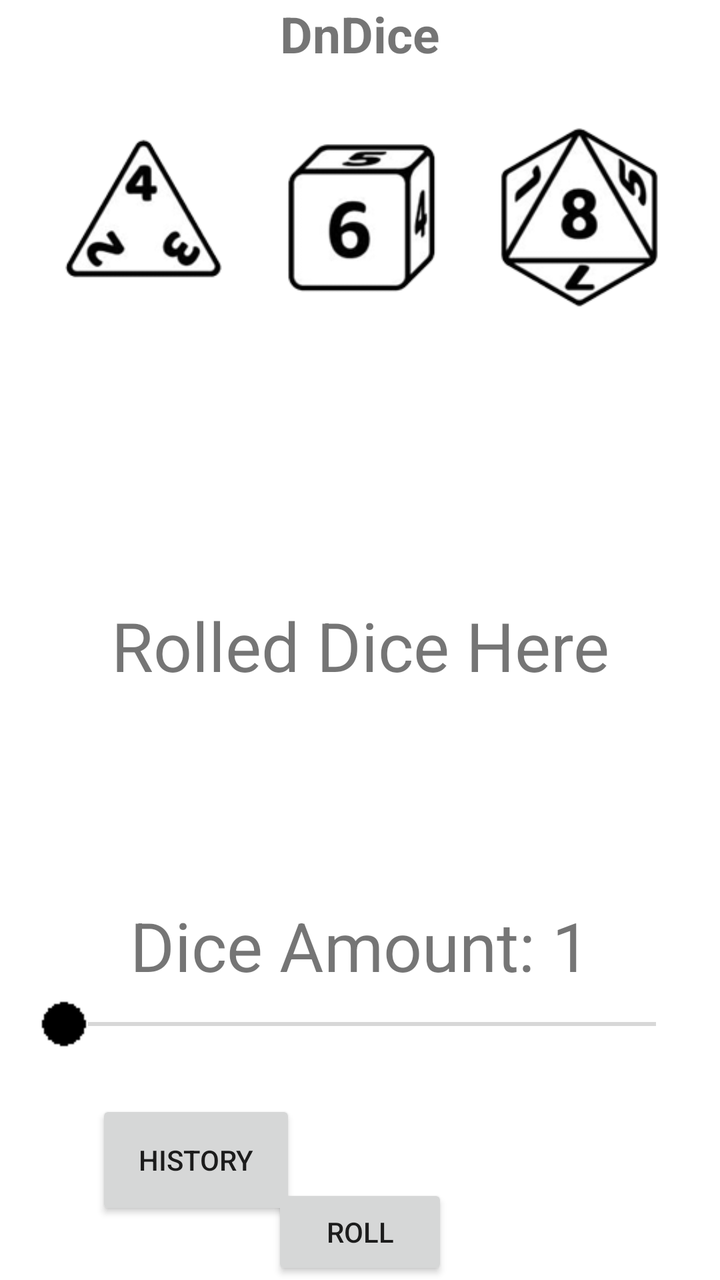
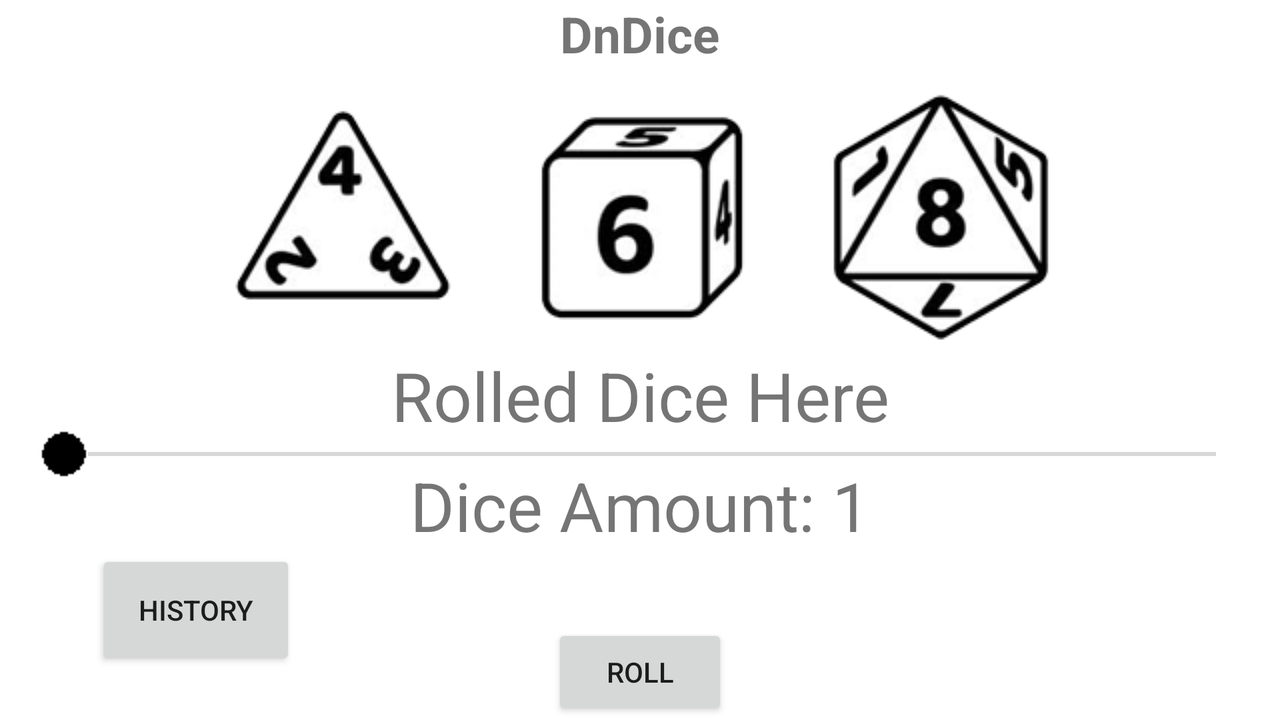

The same Android screen from two of the app's own layout files: first res/layout/ as a phone draws it, then the author's variant for another configuration, drawn on a device whose configuration selects that folder. Both files follow.
<!-- AndroidManifest.xml: application theme Theme.DnDice -->
<!-- res/layout/activity_main.xml -->
<?xml version="1.0" encoding="utf-8"?>
<RelativeLayout xmlns:android="http://schemas.android.com/apk/res/android"
    xmlns:app="http://schemas.android.com/apk/res-auto"
    xmlns:tools="http://schemas.android.com/tools"
    android:layout_width="match_parent"
    android:layout_height="match_parent"
    android:paddingLeft="16dp"
    android:paddingRight="16dp"
    tools:context=".MainActivity">

    <TextView
        android:id="@+id/tvHeader"
        android:layout_width="wrap_content"
        android:layout_height="wrap_content"
        android:layout_alignParentTop="true"
        android:layout_centerHorizontal="true"
        android:text="DnDice"
        android:textSize="25dp"
        android:textStyle="bold" />

    <LinearLayout
        android:id="@+id/layoutDices"
        android:layout_width="wrap_content"
        android:layout_height="wrap_content"
        android:layout_below="@+id/tvHeader"
        android:layout_centerHorizontal="true"
        android:background="@color/board"
        android:orientation="horizontal">

        <ImageView
            android:id="@+id/iwTetra"
            android:layout_width="wrap_content"
            android:layout_height="wrap_content"
            android:layout_weight="1"
            android:background="#FFFFFF"
            app:srcCompat="@drawable/tetrahedron" />

        <ImageView
            android:id="@+id/iwCube"
            android:layout_width="wrap_content"
            android:layout_height="match_parent"
            android:layout_weight="1"
            android:background="@color/white"
            app:srcCompat="@drawable/cube" />

        <ImageView
            android:id="@+id/iwOcta"
            android:layout_width="wrap_content"
            android:layout_height="wrap_content"
            android:layout_weight="1"
            android:background="#FFFFFF"
            app:srcCompat="@drawable/octahedron" />
    </LinearLayout>

    <LinearLayout
        android:layout_width="match_parent"
        android:layout_height="wrap_content"
        android:layout_centerHorizontal="true"
        android:layout_marginTop="300dp"
        android:orientation="vertical">

        <TextView
            android:id="@+id/twRolledDice"
            android:layout_width="match_parent"
            android:layout_height="wrap_content"
            android:layout_centerHorizontal="true"
            android:text="Rolled Dice Here"
            android:textAlignment="center"
            android:textSize="34sp"/>
    </LinearLayout>

    <SeekBar
        android:id="@+id/skbDiceAmount"
        style="@style/Widget.AppCompat.SeekBar"
        android:layout_width="match_parent"
        android:layout_height="wrap_content"
        android:layout_marginTop="500dp"
        android:max="6"
        android:min="1"
        android:thumb="@drawable/circle"
        android:visibility="visible" />

    <TextView
        android:id="@+id/twDiceAmount"
        android:layout_width="wrap_content"
        android:layout_height="wrap_content"
        android:layout_centerHorizontal="true"
        android:layout_marginTop="450dp"
        android:text="Dice Amount: 1"
        android:textSize="34sp" />

    <Button
        android:id="@+id/btnHistory"
        android:layout_width="100dp"
        android:layout_height="60dp"
        android:layout_marginStart="32dp"
        android:layout_marginTop="550dp"
        android:text="History" />

    <Button
        android:id="@+id/btnRoll"
        android:layout_width="wrap_content"
        android:layout_height="wrap_content"
        android:layout_alignParentBottom="true"
        android:layout_centerHorizontal="true"
        android:text="Roll" />

</RelativeLayout>
<!-- resources referenced by this layout -->
<resources>
  <!-- drawable circle: png bitmap (drawable, 222 bytes) -->
  <!-- drawable cube: png bitmap (drawable, 7655 bytes) -->
  <!-- drawable octahedron: png bitmap (drawable, 12217 bytes) -->
  <!-- drawable tetrahedron: png bitmap (drawable, 8104 bytes) -->
  <style name="Theme.DnDice" parent="Theme.MaterialComponents.DayNight.DarkActionBar">
          
          <item name="colorPrimary">@color/purple_500</item>
          <item name="colorPrimaryVariant">@color/purple_700</item>
          <item name="colorOnPrimary">@color/white</item>
          
          <item name="colorSecondary">@color/teal_200</item>
          <item name="colorSecondaryVariant">@color/teal_700</item>
          <item name="colorOnSecondary">@color/black</item>
          
          <item name="android:statusBarColor" tools:targetApi="l">?attr/colorPrimaryVariant</item>
          
      </style>
</resources>
<!-- res/layout-land/activity_main.xml (the author's variant of the layout above) -->
<!-- drawn on the phone turned sideways -->
<?xml version="1.0" encoding="utf-8"?>
<RelativeLayout xmlns:android="http://schemas.android.com/apk/res/android"
    xmlns:app="http://schemas.android.com/apk/res-auto"
    xmlns:tools="http://schemas.android.com/tools"
    android:layout_width="match_parent"
    android:layout_height="match_parent"
    android:paddingLeft="16dp"
    android:paddingRight="16dp"
    tools:context=".MainActivity">

    <TextView
        android:id="@+id/tvHeader"
        android:layout_width="wrap_content"
        android:layout_height="wrap_content"
        android:layout_alignParentTop="true"
        android:layout_centerHorizontal="true"
        android:text="DnDice"
        android:textSize="25dp"
        android:textStyle="bold" />

    <LinearLayout
        android:id="@+id/layoutDices"
        android:layout_width="wrap_content"
        android:layout_height="wrap_content"
        android:layout_below="@+id/tvHeader"
        android:layout_centerHorizontal="true"
        android:background="@color/board"
        android:orientation="horizontal">

        <ImageView
            android:id="@+id/iwTetra"
            android:layout_width="wrap_content"
            android:layout_height="wrap_content"
            android:layout_weight="1"
            android:background="#FFFFFF"
            app:srcCompat="@drawable/tetrahedron" />

        <ImageView
            android:id="@+id/iwCube"
            android:layout_width="wrap_content"
            android:layout_height="match_parent"
            android:layout_weight="1"
            android:background="@color/white"
            app:srcCompat="@drawable/cube" />

        <ImageView
            android:id="@+id/iwOcta"
            android:layout_width="wrap_content"
            android:layout_height="wrap_content"
            android:layout_weight="1"
            android:background="#FFFFFF"
            app:srcCompat="@drawable/octahedron" />

    </LinearLayout>

    <LinearLayout
        android:layout_width="match_parent"
        android:layout_height="wrap_content"
        android:layout_centerHorizontal="true"
        android:layout_marginTop="175sp"
        android:orientation="vertical">

        <TextView
            android:id="@+id/twRolledDice"
            android:layout_width="match_parent"
            android:layout_height="wrap_content"
            android:text="Rolled Dice Here"
            android:textAlignment="center"
            android:textSize="34sp" />

    </LinearLayout>

    <SeekBar
        android:id="@+id/skbDiceAmount"
        style="@style/Widget.AppCompat.SeekBar"
        android:layout_width="match_parent"
        android:layout_height="wrap_content"
        android:layout_marginTop="215sp"
        android:max="6"
        android:min="1"
        android:thumb="@drawable/circle"
        android:visibility="visible" />

    <TextView
        android:id="@+id/twDiceAmount"
        android:layout_width="wrap_content"
        android:layout_height="wrap_content"
        android:layout_centerHorizontal="true"
        android:layout_marginTop="230sp"
        android:text="Dice Amount: 1"
        android:textSize="34sp" />

    <Button
        android:id="@+id/btnHistory"
        android:layout_width="100dp"
        android:layout_height="60dp"
        android:layout_marginStart="32dp"
        android:layout_marginTop="275sp"
        android:text="History" />

    <Button
        android:id="@+id/btnRoll"
        android:layout_width="wrap_content"
        android:layout_height="wrap_content"
        android:layout_alignParentBottom="true"
        android:layout_centerHorizontal="true"
        android:text="Roll" />

</RelativeLayout>
